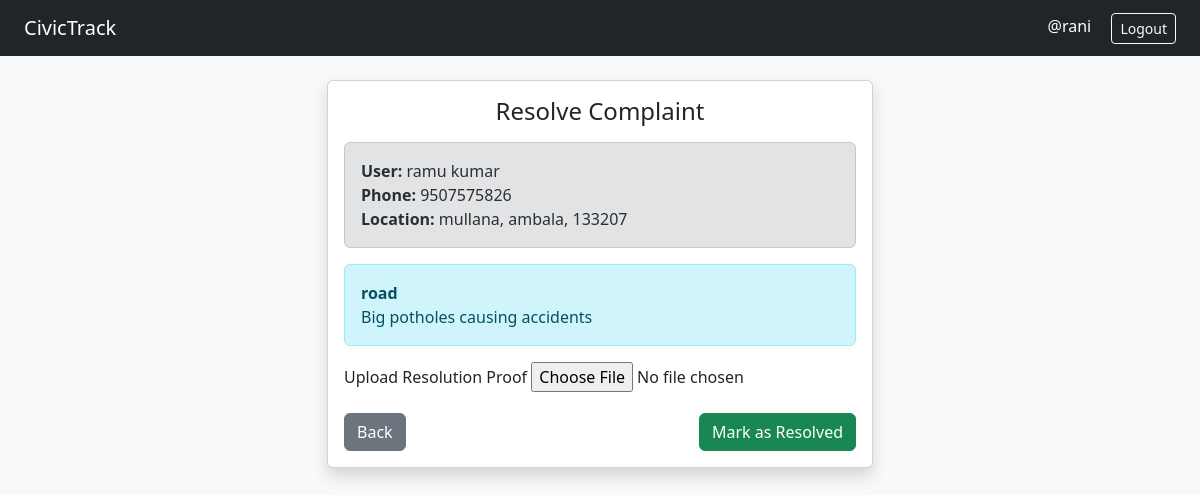
/employee/resolve/3/ (signed in), run on the app's committed database.
### complaints/models.py (models this page shows, shortened)
class User(AbstractUser):
    ROLE_CHOICES = (
        ('USER', 'user'),
        ('EMPLOYEE', 'employee'),
        ('ADMIN', 'admin'),
    )
    email = models.EmailField(unique=True)
    role = models.CharField(max_length=10, choices =ROLE_CHOICES, default='USER')
    department = models.ForeignKey('Department', on_delete=models.SET_NULL, null=True, blank=True)

class Complaint(models.Model):
    CATEGORY_CHOICES =[
        ('ROAD', 'road'),
        ('WATER', 'water'),
        ('ELECTRICITY', 'electricity'),
        ('SANITATION', 'sanitation'),
        ('GARBAGE', 'garbage'),
        ('general', 'general'),
    ]
    PRIORITY_CHOICES =[
        ('LOW', 'low'),
        ('MEDIUM', 'medium'),
        ('HIGH', 'high'),
    ]
    STATUS_CHOICES =(
        ('PENDING', 'pending'),
        ('ACCEPTED', 'accepted'),
        ('IN_PROGRESS', 'in_progress'),
        ('RESOLVED', 'resolved'),
    )
    user = models.ForeignKey(User, on_delete=models.CASCADE, related_name='complaints')
    department = models.ForeignKey(Department, on_delete=models.CASCADE)
    assigned_employee = models.ForeignKey(
        User,
        on_delete=models.SET_NULL,
        null=True,
        blank=True,
        related_name='assigned_complaints'
    )
    title = models.CharField(max_length=200)
    description = models.TextField()
    user_image = models.ImageField(upload_to='complaint_images/', blank=True, null=True)
    resolved_image = models.ImageField(upload_to='resolved_images/', blank=True, null=True)
    category = models.CharField(max_length=20, choices=CATEGORY_CHOICES, default='general')
    priority = models.CharField(max_length=10, choices=PRIORITY_CHOICES, default='MEDIUM')
    status = models.CharField(max_length=20, choices=STATUS_CHOICES, default='PENDING')
    created_at = models.DateTimeField(auto_now_add=True)
    updated_at = models.DateTimeField(auto_now=True)
    escalated = models.BooleanField(default=False)
    escalated_at = models.DateTimeField(null=True, blank=True)

class UserProfile(models.Model):
    user = models.OneToOneField(
        settings.AUTH_USER_MODEL,
        on_delete=models.CASCADE
    )
    full_name = models.CharField(max_length=100, blank=True, null=True)
    phone = models.CharField(max_length=15, blank=True, null=True)
    state = models.CharField(max_length=50, blank=True, null=True)
    city = models.CharField(max_length=50, blank=True, null=True)
    area = models.CharField(max_length=100, blank=True, null=True)
    pincode = models.CharField(max_length=10, blank=True, null=True)

### complaints/views.py (the view)
# urls.py: path('employee/resolve/<int:id>/', views.resolve_complaint, name='resolve_complaint'),
@login_required
def resolve_complaint(request, id):
    complaint = Complaint.objects.get(id=id, assigned_employee=request.user)
    if request.method == 'POST':
        form = ResolveComplaintForm(request.POST, request.FILES, instance=complaint)
        if form.is_valid():
            resolved = form.save(commit=False)
            resolved.status = 'RESOLVED'
            resolved.save()
            log_complaint_action(
                complaint,
                action='Resolved',
                description="Complaint resolved successfully"
            )
        return redirect('employee_dashboard')
    else:
        form = ResolveComplaintForm(instance=complaint)
    return render(request, 'employee/resolve.html', {'form': form, 'complaint': complaint})

### complaints/forms.py
class ResolveComplaintForm(forms.ModelForm):
    class Meta:
        model = Complaint
        fields = ['title', 'description', 'category', 'priority', 'resolved_image', 'department']

### templates/employee/resolve.html (shortened to what this page needs)
{% extends 'base.html' %}
{% block content %}
<div class="row justify-content-center">
  <div class="col-md-6">
    <div class="card shadow">
      <div class="card-body">
        <h4 class="mb-3 text-center">Resolve Complaint</h4>
        <div class="alert alert-secondary">
          <strong>User:</strong> {{ complaint.user.userprofile.full_name }} <br>
          <strong>Phone:</strong> {{ complaint.user.userprofile.phone }} <br>
          <strong>Location:</strong>
          {{ complaint.user.userprofile.area }},
          {{ complaint.user.userprofile.city }},
          {{ complaint.user.userprofile.pincode }}
        </div>
        <div class="alert alert-info">
          <strong>{{ complaint.title }}</strong><br>
          {{ complaint.description }}
        </div>
        <form method="post" enctype="multipart/form-data">
          <div class="mb-3">
            <label class="form-label">Upload Resolution Proof</label>
            {{ form.resolved_image }}
          </div>
          <div class="d-flex justify-content-between">
            <a href="{% url 'employee_dashboard' %}" class="btn btn-secondary">
              Back
            </a>
            <button type="submit" class="btn btn-success">
              Mark as Resolved
            </button>
          </div>
        </form>
      </div>
    </div>
  </div>
</div>
{% endblock %}

### templates/base.html (shortened to what this page needs)
<!DOCTYPE html>
<html lang="en">
<head>
  <link href="https://cdn.jsdelivr.net/npm/bootstrap@5.3.2/dist/css/bootstrap.min.css" rel="stylesheet">
</head>
<body class="bg-light">
<nav class="navbar navbar-expand-lg navbar-dark bg-dark px-4">
  <a class="navbar-brand" href="#">CivicTrack</a>
  <div class="ms-auto">
    {% if request.user.is_authenticated %}
      <span class="text-white me-3">{{ request.user.username }}</span>
      <a href="{% url 'logout' %}" class="btn btn-outline-light btn-sm">Logout</a>
    {% endif %}
  </div>
</nav>
<div class="container mt-4">
  {% block content %}
  {% endblock %}
</div>
</body>
</html>

### data on the page
User: user.username "@rani"
Complaint: user.userprofile.full_name "ramu kumar", user.userprofile.phone "9507575826", user.userprofile.area "mullana", user.userprofile.city "ambala", user.userprofile.pincode "133207", title "road", description "Big potholes causing accidents"
